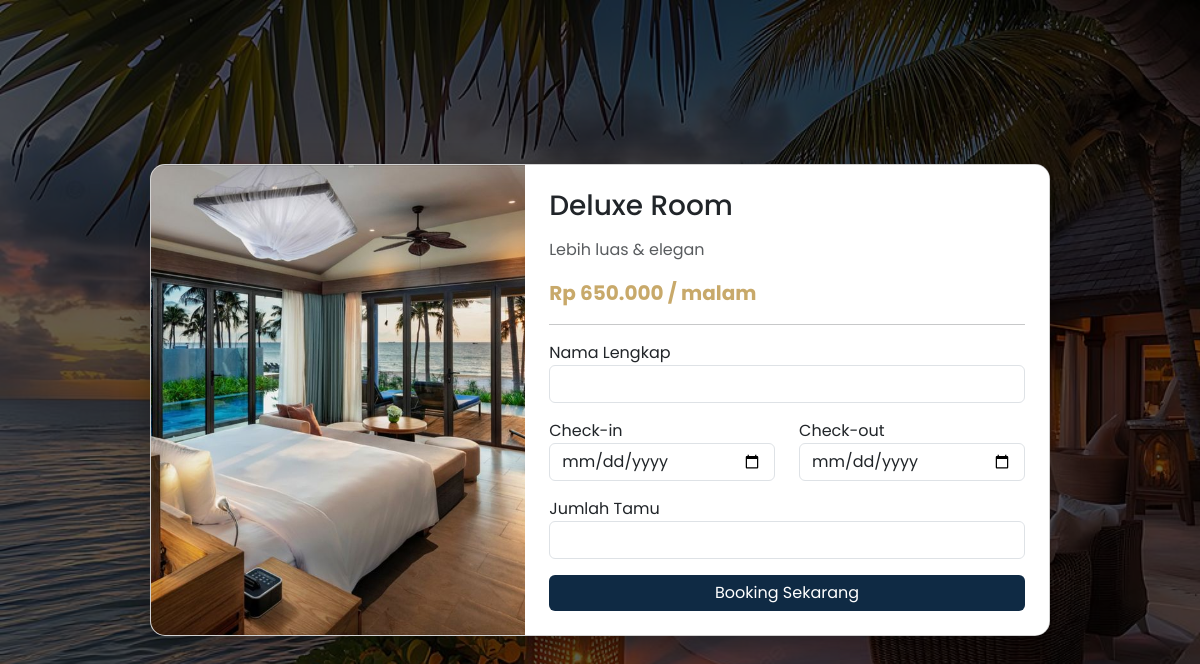
Screenshot of /booking.php?id=2 (signed in) with the database file from the repository.
### tables this page shows
CREATE TABLE `kamar` (
  `id` int(11) NOT NULL,
  `nama` varchar(100) DEFAULT NULL,
  `deskripsi` text DEFAULT NULL,
  `harga` int(11) DEFAULT NULL,
  `fitur` text DEFAULT NULL,
  `gambar` varchar(255) DEFAULT NULL,
  `badge` varchar(50) DEFAULT NULL,
  `jumlah_unit` int(11) DEFAULT NULL
);

### booking.php (the view, shortened to what this page needs)
<?php
include 'koneksi.php';
$id = (int) $_GET['id'];
$query = mysqli_query($conn, "SELECT * FROM kamar WHERE id=$id");
$k = mysqli_fetch_assoc($query);
$today = date('Y-m-d');
$q = mysqli_query($conn, "
SELECT COUNT(*) as total FROM booking
WHERE kamar_id = $id
AND status != 'cancelled'
AND (checkin <= '$today' AND checkout > '$today')
");
$data = mysqli_fetch_assoc($q);
$sisa = $k['jumlah_unit'] - $data['total'];
?>
<!DOCTYPE html>
<html lang="en">
<head>
<link href="https://cdn.jsdelivr.net/npm/bootstrap@5.3.8/dist/css/bootstrap.min.css" rel="stylesheet">
</head>
<body>
<div class="overlay d-flex justify-content-center align-items-center">
    <div class="card booking-card">
        <div class="row g-0">
            <div class="col-md-5">
                <img src="<?= $k['gambar']; ?>" class="img-fluid room-img">
            </div>
            <div class="col-md-7 p-4 bg-white">
                <h3 class="mb-3"><?= $k['nama']; ?></h3>
                <p class="text-muted"><?= $k['deskripsi']; ?></p>
                <p class="price">
                    Rp <?= number_format($k['harga'],0,',','.'); ?> / malam
                </p>
                <hr>
                <form action="proses_booking.php" method="POST">
                    <div class="mb-3">
                        <label>Nama Lengkap</label>
                        <input type="text" name="nama" class="form-control" required>
                    </div>
                    <div class="row">
                        <div class="col-md-6 mb-3">
                            <label>Check-in</label>
                            <input type="date" name="checkin" class="form-control" min="<?= date('Y-m-d'); ?>" required>
                        </div>
                        <div class="col-md-6 mb-3">
                            <label>Check-out</label>
                            <input type="date" name="checkout" class="form-control" required>
                        </div>
                    </div>
                    <div class="mb-3">
                        <label>Jumlah Tamu</label>
                        <input type="number" name="jumlah_tamu" class="form-control" min="1" required>
                    </div>
                    <?php if($sisa > 0): ?>
                        <button type="submit" class="btn btn-primary w-100">
                            Booking Sekarang
                        </button>
                    <?php else: ?>
                        <button type="button" class="btn btn-secondary w-100" disabled>
                            Kamar Penuh
                        </button>
                    <?php endif; ?>
                </form>
            </div>
        </div>
    </div>
</div>
</body>
</html>

### booking.php (style rules this page uses)
body { font-family: 'Poppins', sans-serif; background: url('img/hotel.jpg') no-repeat center center/cover; height: 100vh; margin: 0; }
.overlay { position: absolute; top:0; left:0; width:100%; height:100%; background: rgba(0,0,0,0.6); }
.booking-card { border-radius: 15px; overflow: hidden; width: 900px; z-index: 2; position: relative; box-shadow: 0 10px 30px rgba(0,0,0,0.3); animation: fadeIn 0.5s ease; }
.room-img { height: 100%; object-fit: cover; }
.price { color: #c8a96a; font-weight: bold; font-size: 20px; }
.btn-primary { background-color: #0f2a44; border: none; }

### rows the page displays
kamar: gambar (picture), nama "Deluxe Room", deskripsi "Lebih luas & elegan", harga "650.000"
